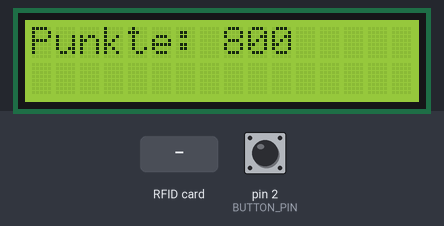
A sketch run on a simulated Arduino Uno, built with avr-gcc and run on an emulated ATmega328P. Parts: 16×2 character LCD. The test bench sets the inputs (shaded band); at power-on: pin 2 (BUTTON_PIN) HIGH. Random numbers use the default seed unless the sketch sets one.

Above: at 1.3 s.
1.4 s: RFID card 30 CD 2E 5E held to the reader
At 2.1 s:
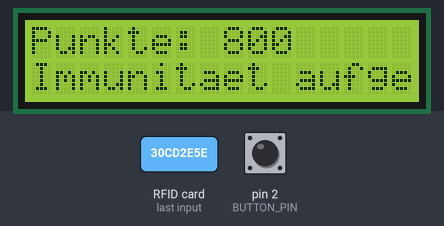
3.7 s: RFID card F4 77 78 00 held to the reader
At 4.3 s:
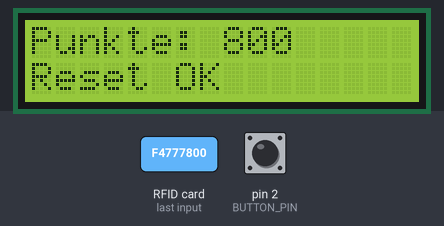
6.1 s: RFID card 8F 85 D3 1F held to the reader
At 6.4 s:
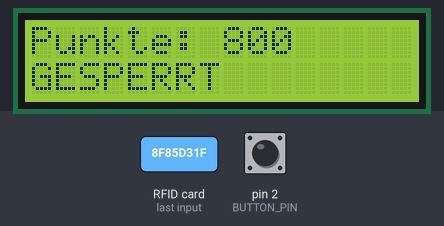
7.6 s: RFID card 5E 7A 19 C4 held to the reader
At 8.7 s:
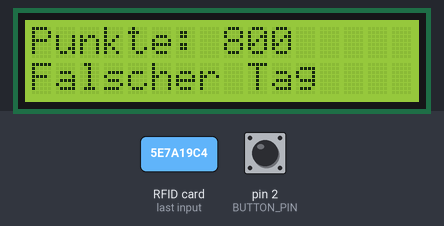
9.1 s: RFID card 8F 85 D3 1F held to the reader
At 9.8 s:
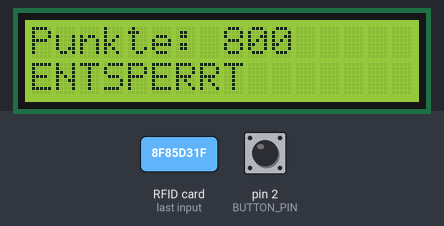
11.4 s: RFID card 30 CD 2E 5E held to the reader
At 12.1 s:
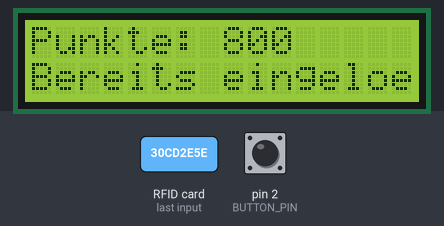
Timing chart, 0 to 14.4 s (numbered marks = the images above; inputs shaded):
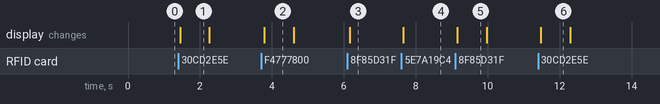

The sketch:

countdown.ino
```cpp
#include <SPI.h>
#include <MFRC522.h>


#define BUTTON_PIN 2
// RC522
#define SS_PIN  10
#define RST_PIN 9
MFRC522 mfrc522(SS_PIN, RST_PIN);

const byte uidLen = 4;
const int maxRedeemedUids = 64;
byte redeemedUids[maxRedeemedUids][uidLen] = {};
int redeemedUidCount = 0;

//Score starts with some value and is reduced if opponent players achieve a hit on your device
const long resetScoreValue = 800;
long score = resetScoreValue;

//Fuse is the amount of seconds a player most hold the button to land a hit
const long resetFuseValue = 5;
long fuse = resetFuseValue;

const unsigned long interval = 1000;
unsigned long lastTick = 0;

//Immunity is the min amount of milliseconds which have to pass between two hits
const unsigned long immunityMillis = 10L * 60L * 1000L; //10 minute immunity
unsigned long immunityEndMillis = 0;
const int hitPoints = 50;

const unsigned long attackBonusMillis = 10L * 60L * 1000L;
bool attackBonusActive = false;
unsigned long attackBonusEndMillis = 0;

const unsigned long halfHourDrainMillis = 30L * 60L * 1000L;
bool halfHourDrainActive = false;
unsigned long lastHalfHourDrainMillis = 0;

bool locked = false;


bool isMatchingUid(const byte expected[], const byte actual[]) {
  for (byte i = 0; i < uidLen; i++) {
    if (expected[i] != actual[i]) return false;
  }
  return true;
}


void reset() {
  score = resetScoreValue;
  fuse = resetFuseValue;
  immunityEndMillis = millis();
  attackBonusActive = false;
  locked = false;

  //TODO Reset redeemed tags

  showScore();
  showInSecondRowWithPadding("Reset OK");
  delay(800);
}

void toggleLock() {
  locked = !locked;
}

void stopHalfHourDrain() {
  halfHourDrainActive = false;
}

void startHalfHourDrain() {
  halfHourDrainActive = true;
  lastHalfHourDrainMillis = millis();
}

void startAttackBonus() {
  attackBonusActive = true;
  attackBonusEndMillis = millis() + attackBonusMillis;
}

bool redeemTag(byte uid[]) {
  if (redeemedUidCount >= maxRedeemedUids) return false;
  memcpy(redeemedUids[redeemedUidCount],uid, 4);
  redeemedUidCount++;
  return true;
}

bool isRedeemedTag(byte uid[]) {
  for (int i = 0; i < redeemedUidCount; i++) {
    if (isMatchingUid(redeemedUids[i], uid)) return true;
  }
  return false;
}


void setup() {
  pinMode(BUTTON_PIN, INPUT_PULLUP);
  randomSeed(analogRead(A0) ^ micros());

  lcdSetup();

  SPI.begin();
  mfrc522.PCD_Init();
}

void loop() {
  showScore();

  if (mfrc522.PICC_IsNewCardPresent() && mfrc522.PICC_ReadCardSerial()) {

    if (mfrc522.uid.size != uidLen) return ;

    String message = "";

    if (isRedeemedTag(mfrc522.uid.uidByte)) {
      message = "Bereits eingeloest";
    } else if (isResetTag(mfrc522.uid.uidByte)) {
      stopHalfHourDrain();
      reset();
    } else if (isLockTag(mfrc522.uid.uidByte)) {
      toggleLock();
      if (locked) {
        message = "GESPERRT";
      } else {
        message = "ENTSPERRT";
      }
    } else if (isTwentyPointTag(mfrc522.uid.uidByte)) {
      stopHalfHourDrain();
      score += 20;
      message = "+20 Punkte!";
      redeemTag(mfrc522.uid.uidByte);
    }else if (isFortyPointTag(mfrc522.uid.uidByte)) {
      stopHalfHourDrain();
      score += 40;
      message = "+40 Punkte!";
      redeemTag(mfrc522.uid.uidByte);
    } else if (isCaesarTag(mfrc522.uid.uidByte)) {
      stopHalfHourDrain();
      score += 250;
      message = "Caesar +250";
      redeemTag(mfrc522.uid.uidByte);
    } else if (isJustitiaTag(mfrc522.uid.uidByte)) {
      stopHalfHourDrain();
      score += 100;
      message = "Justitia +100";
      redeemTag(mfrc522.uid.uidByte);
    } else if (isMinusFiftyTag(mfrc522.uid.uidByte)) {
      stopHalfHourDrain();
      score -= 50;
      message = "-50 Punkte";
      redeemTag(mfrc522.uid.uidByte);
    } else if (isAttackBonusTag(mfrc522.uid.uidByte)) {
      stopHalfHourDrain();
      startAttackBonus();
      message = "+50 bei Treffer";
      redeemTag(mfrc522.uid.uidByte);
    } else if (isHalfHourDrainTag(mfrc522.uid.uidByte)) {
      startHalfHourDrain();
      message = "-5 je 30min";
      redeemTag(mfrc522.uid.uidByte);
    } else if (isImmunityCancelTag(mfrc522.uid.uidByte)) {
      stopHalfHourDrain();
      immunityEndMillis = millis();
      message = "Immunitaet aufgehoben!";
      redeemTag(mfrc522.uid.uidByte);
    } else if (isImmunityTriggerTag(mfrc522.uid.uidByte)) {
      stopHalfHourDrain();
      immunityEndMillis = millis() + immunityMillis;
      message = "Immunitaet startet.";
      redeemTag(mfrc522.uid.uidByte);
    } else if (isFuseExtendTag(mfrc522.uid.uidByte)) {
      stopHalfHourDrain();
      fuse += resetFuseValue;
      message = String("Countdown: ") + fuse;
      redeemTag(mfrc522.uid.uidByte);
    } else if (isMysteryTag(mfrc522.uid.uidByte)) {
      stopHalfHourDrain();
      int change = (random(21) - 10) * 10;
      score += change;
      if(change > 0) {
        message = String("+") + change + " Punkte";
      } else {
        message = String(change) + " Punkte";
      }
      redeemTag(mfrc522.uid.uidByte);
    } else {
      message = "Falscher Tag";
    }

    showInSecondRowWithPadding(message);

    mfrc522.PICC_HaltA();
    mfrc522.PCD_StopCrypto1();
    delay(800);
  }

  unsigned long now = millis();

  if(halfHourDrainActive && now - lastHalfHourDrainMillis >= halfHourDrainMillis) {
    score -= 5;
    lastHalfHourDrainMillis += halfHourDrainMillis;
    showScore();
    showInSecondRowWithPadding("-5 Punkte");
    delay(800);
  }

  if(attackBonusActive && now >= attackBonusEndMillis) {
    attackBonusActive = false;
  }

  if (locked) {
    return;
  }


  bool pressed = (digitalRead(BUTTON_PIN) == LOW);

  if(score <= 0) {
    return;
  }

  if(now < immunityEndMillis) {
    showImmunity(immunityEndMillis - now);
    return;
  }

  if (pressed) {
    showFuse();

    // alle sekunde einen Punkt abziehen
    if (now - lastTick >= interval) {

      fuse--;

      if(fuse == 0) {
        immunityEndMillis = now + immunityMillis;
        if(attackBonusActive && now < attackBonusEndMillis) {
          score += 50;
          attackBonusActive = false;
        } else {
          score -= hitPoints;
        }
        fuse = resetFuseValue;
        showScore();
      }

      lastTick = now;
    }
  } else {
    fuse = resetFuseValue;
    showEmptyRow();

    // optional: Timer "sauber" setzen, damit beim erneuten Drücken
    // nicht sofort ein Punkt abgezogen wird
    lastTick = millis();
  }
}
```

display.ino
```cpp
#include <LiquidCrystal_I2C.h>

LiquidCrystal_I2C lcd(0x27, 16, 2);


void lcdSetup() {
  lcd.init();
  lcd.backlight();
}


void showScore() {
  showInFirstRowWithPadding(String("Punkte: ") + score);
}

void showImmunity(long remainingMillis) {
  int remainingSeconds = remainingMillis / 1000;
  int minutes = remainingSeconds / 60;
  int seconds = remainingSeconds % 60;

  String immunityText = "Noch ";

  if(minutes < 10) {
    immunityText += "0";
  }
  immunityText += minutes;
  immunityText += "m";

  if(seconds < 10) {
    immunityText += "0";
  }
  immunityText += seconds;
  immunityText += "s";

  showInSecondRowWithPadding(immunityText);
}

void showFuse() {
  String fuseText = "";

  if(fuse < 10) {
    fuseText += "0";
  }

  fuseText += fuse;

  showInSecondRowWithPadding(fuseText);
}

void showEmptyRow() {
  showInSecondRowWithPadding("");
}

void showInFirstRowWithPadding(String text) {
  showInRowWithPadding(0, text);
}

void showInSecondRowWithPadding(String text) {
 showInRowWithPadding(1, text);
}

void showInRowWithPadding(int row, String text) {
  lcd.setCursor(0, row);
  String output = text;
  int remainingChars =  16 - text.length();
  while (remainingChars > 0) {
      output = output + " ";
      remainingChars--;
  }
  lcd.print(output);
}
```

nfc.ino
```cpp
bool isMatchingAnyUid(const byte expectedUids[][uidLen], int expectedUidCount, byte actualUid[]) {
  for (int i = 0; i < expectedUidCount; i++) {
    if (isMatchingUid(expectedUids[i], actualUid)) return true;
  }
  return false;
}

bool isResetTag(byte actualUid[]) {
  const byte resetUid[4] = { 0xF4, 0x77, 0x78, 0x00 };
  return isMatchingUid(actualUid, resetUid);
}

bool isLockTag(byte actualUid[]) {
  const byte lockUid[4] = { 0x8F, 0x85, 0xD3, 0x1F };
  return isMatchingUid(actualUid, lockUid);
}

bool isImmunityCancelTag(byte actualUid[]) {
  const byte tagUids[][uidLen] = {
    { 0x30, 0xCD, 0x2E, 0x5E },
    { 0xB0, 0x8D, 0x09, 0x5E },
  };
  return isMatchingAnyUid(tagUids, 2, actualUid);
}

bool isFortyPointTag(byte actualUid[]) {
  const byte tagUids[][uidLen] = {
    { 0x20, 0x09, 0x27, 0x5E },
    { 0x50, 0x0E, 0x2A, 0x5E },
    { 0x00, 0xC5, 0x34, 0x5E },
    { 0x60, 0x5D, 0x0F, 0x5E },
    { 0x80, 0x09, 0x28, 0x5E },
  };
  return isMatchingAnyUid(tagUids, 5, actualUid);
}

bool isCaesarTag(byte actualUid[]) {
  const byte tagUids[][uidLen] = {
    { 0xB0, 0x40, 0x6F, 0x5D },
  };
  return isMatchingAnyUid(tagUids, 1, actualUid);
}

bool isJustitiaTag(byte actualUid[]) {
  const byte tagUids[][uidLen] = {
    { 0x50, 0x08, 0x3C, 0x5E },
  };
  return isMatchingAnyUid(tagUids, 1, actualUid);
}

bool isHalfHourDrainTag(byte actualUid[]) {
  const byte tagUids[][uidLen] = {
    { 0x70, 0xAE, 0x1D, 0x5E },
  };
  return isMatchingAnyUid(tagUids, 1, actualUid);
}

bool isMinusFiftyTag(byte actualUid[]) {
  const byte tagUids[][uidLen] = {
    { 0x30, 0x49, 0x36, 0x5E },
  };
  return isMatchingAnyUid(tagUids, 1, actualUid);
}

bool isAttackBonusTag(byte actualUid[]) {
  const byte tagUids[][uidLen] = {
    { 0xD0, 0xD4, 0x29, 0x5E },
  };
  return isMatchingAnyUid(tagUids, 1, actualUid);
}

bool isTwentyPointTag(byte actualUid[]) {
  const byte tagUids[][uidLen] = {
    { 0xE0, 0x92, 0x0F, 0x5E },
    { 0x60, 0xE7, 0x3C, 0x5E },
    { 0x10, 0x0F, 0x31, 0x5E },
    { 0x10, 0xB6, 0x10, 0x5E },
    { 0x80, 0x62, 0x30, 0x5E },
    { 0xD0, 0x3A, 0x37, 0x5E },
    { 0xA0, 0x41, 0x23, 0x5E },
    { 0x00, 0xD0, 0x3A, 0x5E },
    { 0x20, 0xAE, 0x21, 0x5E },
    { 0xC0, 0x6E, 0x0B, 0x5E },
    { 0x10, 0xC0, 0x28, 0x5E },
    { 0xC0, 0x03, 0x2A, 0x5E },
    { 0x70, 0xF1, 0x0D, 0x5E },
  };
  return isMatchingAnyUid(tagUids, 13, actualUid);
}

bool isImmunityTriggerTag(byte actualUid[]) {
  const byte tagUids[][uidLen] = {
    { 0x80, 0xBE, 0x1F, 0x5E },
    { 0xC0, 0x13, 0x0E, 0x5E },
  };
  return isMatchingAnyUid(tagUids, 2, actualUid);
}

bool isFuseExtendTag(byte actualUid[]) {
  return false;
}

bool isMysteryTag(byte actualUid[]) {
  const byte tagUids[][uidLen] = {
    { 0x40, 0xCC, 0x24, 0x5E },
    { 0xC0, 0x41, 0xEA, 0x5D },
  };
  return isMatchingAnyUid(tagUids, 2, actualUid);
}
```

Measured:
- after the input at 1.4 s, the display: changes after 0.05 s (image 1)
- after the input at 3.7 s, the display: changes after 0.08 s (image 2)
- after the input at 6.1 s, the display: changes after 0.06 s (image 3)
- after the input at 7.6 s, the display: changes after 0.06 s (image 4)
- after the input at 9.1 s, the display: changes after 0.06 s (image 5)
- after the input at 11.4 s, the display: changes after 0.08 s (image 6)
- what the display in image 1 shows lasts 0.9 s, from 1.4 s to 2.3 s
